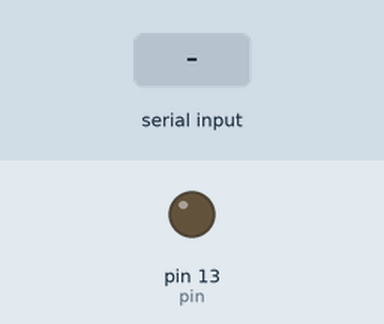
Bench run of a sketch on a simulated Arduino Uno, built with avr-gcc and run on an emulated ATmega328P. Parts: output pins drawn as LEDs (lit = HIGH). The test bench sets the inputs (shaded band).

Above: at 1.2 s.
1.3 s: "1\n" received over Serial
At 2.1 s:
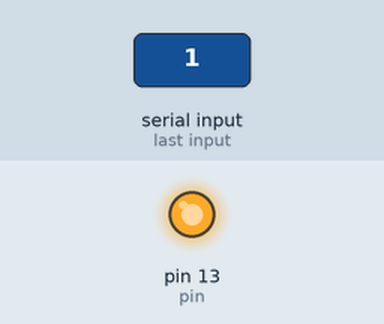
Timing chart, 0 to 4.3 s (numbered marks = the images above; inputs shaded):
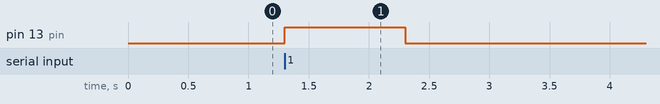

The sketch:

serial_led.ino
```cpp
/*

QuantumLight
SISINTY SASMITA PATRA
SMITA KUNDARGI
JEANNE VICTOR

This program lit the led if the temp is high and
it turns off the led if temp is low

*/

int pin = 13;

void setup()
{
    Serial.begin(9600);
    pinMode(pin, OUTPUT);
}

void loop()
{
  while (Serial.available() > 0) {
    int input = Serial.parseInt();
    if(input == 1)
    {
      digitalWrite(pin, HIGH); //if temp is high led is on
    }
    else
    {
      digitalWrite(pin, LOW);//If temp is low, led is off
    }
  }
}
```

Measured:
- after the input at 1.3 s, pin 13 (pin): LOW → HIGH at once, → LOW 1.0 s later
